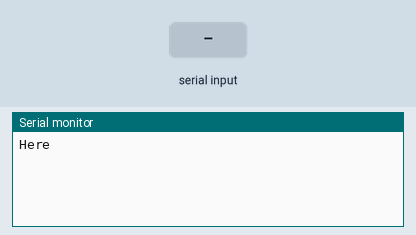
The sketch below on a simulated Arduino Uno, built with avr-gcc and run on an emulated ATmega328P. Parts: the last lines printed to the serial monitor. The inputs (shaded band) are chosen by the test bench.

Above: at 1.2 s.
1.3 s: "1" received over the second serial link
At 2.3 s:
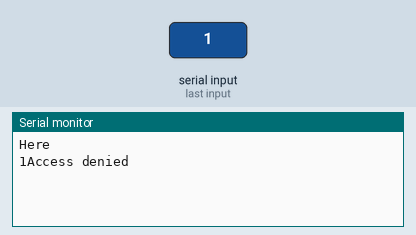
2.8 s: "0" received over the second serial link
At 3.4 s:
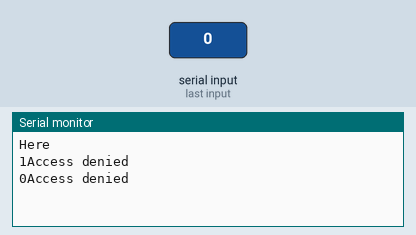
4.3 s: "2" received over the second serial link
At 5.7 s:
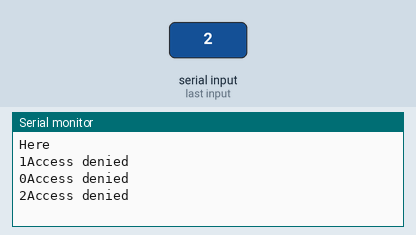

The sketch:

rfid.ino
```cpp
#include <SoftwareSerial.h>
SoftwareSerial mySerial(9, 10);

int count = 0;
char input[12];
boolean flag;
char check[12] = {'5', '1','0','0','9','3','E','0','2','A','0','8'};

void setup(){
  Serial.begin(9600);
  mySerial.begin(9600);
  Serial.println("Here");

}

void loop(){

  if(mySerial.available()){

    count = 0;
    flag = true;
    while(mySerial.available() && count < 12){

      input[count] = mySerial.read();
      if(input[count] != check[count]){

        //Serial.println("Access denied");
        flag = false;
        //break;
      }
      count++;
      delay(5);
    }
    Serial.print(input);
    if(flag){
      Serial.println("Access granted");
    }
    else{
      Serial.println("Access denied");
    }
  }
}
```

Measured:
- after the input at 1.3 s, the serial monitor: prints a new line at once (image 1)
- after the input at 2.8 s, the serial monitor: prints a new line at once (image 2)
- after the input at 4.3 s, the serial monitor: prints a new line at once (image 3)
